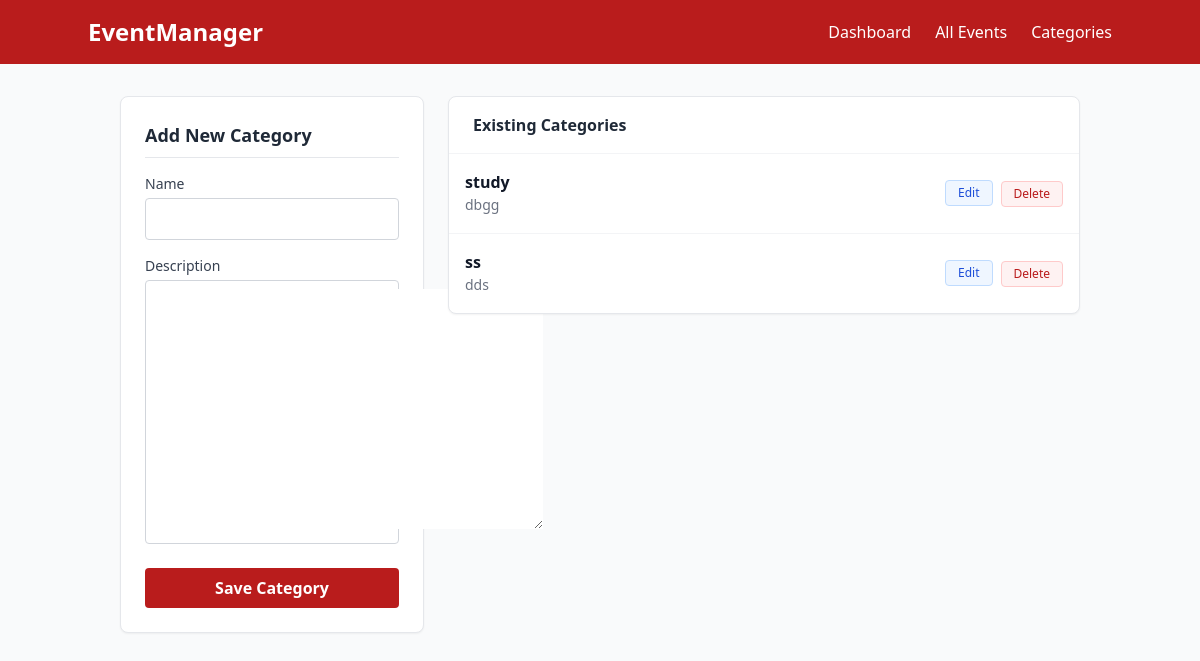
Page /categories/ on the committed database.
### events/models.py (models this page shows, shortened)
class Category(models.Model):
    name = models.CharField(max_length=100)
    description = models.TextField()

### events/views.py (the view)
# urls.py: path('categories/', views.manage_category, name='category-list'),
def manage_category(request, pk=None):
    categories = Category.objects.all()
    if pk:
        category = get_object_or_404(Category, pk=pk)
        label = "Update Category"
    else:
        category = None
        label = "Add New Category"
    if request.method == 'POST':
        form = CategoryForm(request.POST, instance=category)
        if form.is_valid():
            form.save()
            return redirect('category-list')
    else:
        form = CategoryForm(instance=category)
    return render(request, 'events_app/category_form.html', {
        'form': form,
        'categories': categories,
        'label': label
    })

### events/forms.py
class CategoryForm(forms.ModelForm):
    class Meta:
        model = Category
        fields = '__all__'

### events/templates/events_app/category_form.html (shortened to what this page needs)
{% extends "events_app/base.html" %}
{% block content %}
<div class="max-w-6xl mx-auto px-4">
    <div class="grid grid-cols-1 md:grid-cols-3 gap-6">
        <div class="md:col-span-1">
            <div class="bg-white border border-gray-200 rounded-lg p-6 shadow-sm">
                <h2 class="text-lg font-bold text-gray-800 mb-4 border-b pb-2">
                    {{ label|default:"Manage Category" }}
                </h2>
                <form method="POST">
                    <div class="space-y-4">
                        {% for field in form %}
                        <div>
                            <label class="block text-sm font-medium text-gray-700 mb-1">{{ field.label }}</label>
                            <div class="w-full border border-gray-300 rounded px-3 py-2 bg-white">
                                {{ field }}
                            </div>
                        </div>
                        {% endfor %}
                    </div>
                    <div class="mt-6 flex flex-col gap-2">
                        <button type="submit" class="w-full bg-red-700 text-white py-2 rounded font-semibold hover:bg-indigo-800">
                            Save Category
                        </button>
                    </div>
                </form>
            </div>
        </div>
        <div class="md:col-span-2">
            <div class="bg-white border border-gray-200 rounded-lg shadow-sm">
                <div class="px-6 py-4 border-b border-gray-100">
                    <h2 class="font-bold text-gray-800">Existing Categories</h2>
                </div>
                <div class="divide-y divide-gray-100">
                    {% for category in categories %}
                    <div class="p-4 flex items-center justify-between hover:bg-gray-50">
                        <div class="pr-4">
                            <h3 class="font-semibold text-gray-900">{{ category.name }}</h3>
                            <p class="text-sm text-gray-500 leading-relaxed">{{ category.description|truncatechars:100 }}</p>
                        </div>
                        <div class="flex items-center space-x-2">
                            <a href="{% url 'category-update' category.id %}" class="text-xs bg-blue-50 text-blue-700 border border-blue-200 px-3 py-1 rounded hover:bg-blue-100">
                                Edit
                            </a>
                            <form action="{% url 'category-delete' category.id %}" method="POST" onsubmit="return confirm('Are you sure you want to delete this category?');" class="inline">
                                <button type="submit" class="text-xs bg-red-50 text-red-700 border border-red-200 px-3 py-1 rounded hover:bg-red-100">
                                    Delete
                                </button>
                            </form>
                        </div>
                    </div>
                    {% empty %}
                    <div class="p-10 text-center text-gray-500 italic">
                        No categories found.
                    </div>
                    {% endfor %}
                </div>
            </div>
        </div>
    </div>
</div>
{% endblock %}

### rows in the picture
Category: name "study", description "dbgg"
Category: name "ss", description "dds"

### other values in the picture
{{ label|default:"Manage Category" }} "Add New Category"
{{ field.label }} "Name" "Description"
